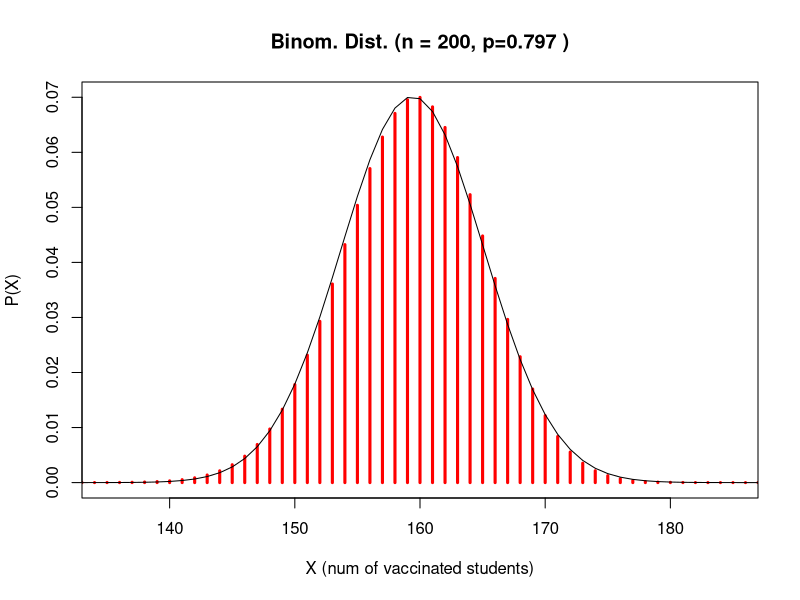
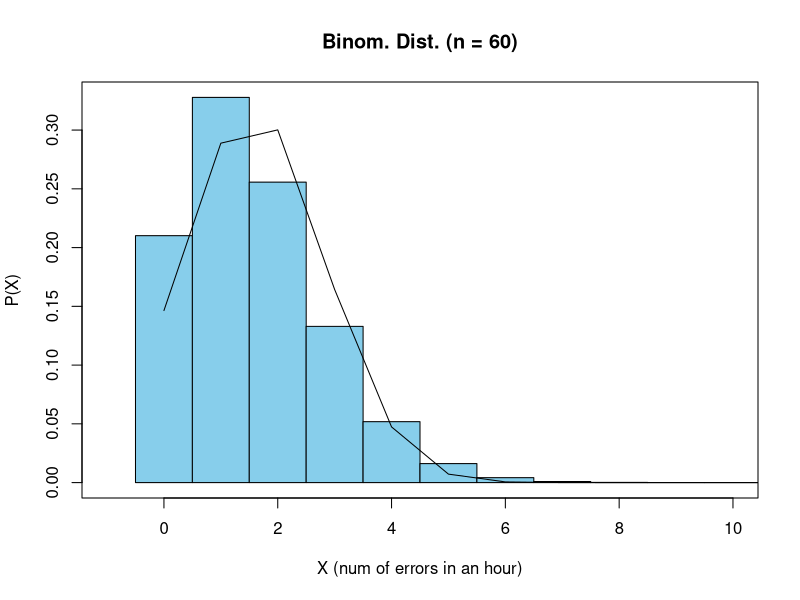

Reproduce these figures in R, in order.
#Author: Uday Chhina
#Date: Oct 25, 2022
#Assignment: Lab Challenge 05

#Part1
#a

mu = 200 * 0.797
sig = sqrt(200 * 0.797 * (1 - 0.797))

#number of vaccinated students from the sample
X.vals = seq(0, 200, 1)
#probabilities of success (X.vals)
P.vals = dbinom(X.vals, 200, 0.797)
#plot copied from demo script
plot(X.vals, P.vals,
     xlab="X (num of vaccinated students)",
     ylab="P(X)",
     main=paste("Binom. Dist. (n = ",200,", p=",0.797," )",sep=""),
     type="h",lwd=3, col="red",xlim=c(135,185))

lines(X.vals, dnorm(X.vals, mu, sig))

#b
p155 = pbinom(155, 200, 0.797)
p165 = pbinom(165, 200, 0.797)
p165 - p155

#c
prop.vals = X.vals/200
length(prop.vals[prop.vals <= 0.855 & prop.vals >= 0.740]) / 200

#Part2
#a
lambda = 1.56
dpois(0, lambda)

#b
#p = probability and x = num of errors
p = 0
x = 10
while (p < 0.05) {
    x = x - 1
    p = 1 - ppois(x, lambda)
}
dpois(0:8, lambda)

#
lambda = 1.56
X.vals = 0:60
P.vals = dpois(X.vals, lambda)

plot(X.vals, P.vals,
     xlab="X (num of errors in an hour)",
     ylab="P(X)",
     main=paste("Binom. Dist. (n = ",60,")",sep=""),
     type="h",lwd=3, col="white",xlim=c(-1,10))

for(i in 1:length(X.vals)){
    x <- X.vals[i]
    P <- P.vals[i]
    polygon(c(x-0.5, x-0.5, x+0.5, x+0.5),
            c(0, P, P, 0),col="skyblue")
}

lines(X.vals, dnorm(X.vals, lambda, lambda ^ 0.5))

#Part3
#a
#Probability of getting 4 aces
#P(X=4)
#probability of getting an ace = 4/52
(4/52)*(4/52)*(4/52)*(4/52)*(48/52)*5

#b
(4/52)*(3/51)*(2/50)*(1/49)*(48/48)*5





